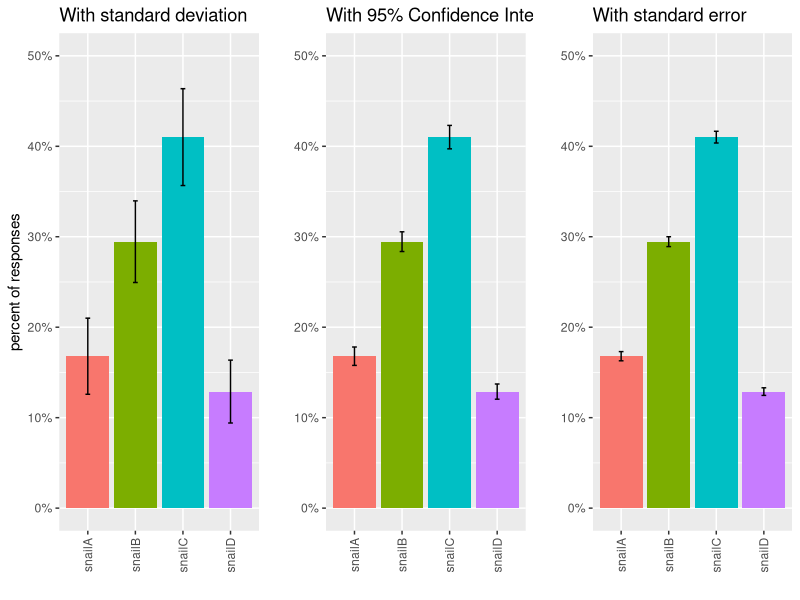

Write the R code that produced this figure.
## ---- chunk 1
library(tidyverse)
library(lme4)
library(reshape2)
## ---- chunk 2
# Multiple plot function
#
# ggplot objects can be passed in ..., or to plotlist (as a list of ggplot objects)
# - cols:   Number of columns in layout
# - layout: A matrix specifying the layout. If present, 'cols' is ignored.
#
# If the layout is something like matrix(c(1,2,3,3), nrow=2, byrow=TRUE),
# then plot 1 will go in the upper left, 2 will go in the upper right, and
# 3 will go all the way across the bottom.
#
multiplot <- function(..., plotlist=NULL, file, cols=1, layout=NULL) {
  library(grid)

  # Make a list from the ... arguments and plotlist
  plots <- c(list(...), plotlist)

  numPlots = length(plots)

  # If layout is NULL, then use 'cols' to determine layout
  if (is.null(layout)) {
    # Make the panel
    # ncol: Number of columns of plots
    # nrow: Number of rows needed, calculated from # of cols
    layout <- matrix(seq(1, cols * ceiling(numPlots/cols)),
                    ncol = cols, nrow = ceiling(numPlots/cols))
  }

 if (numPlots==1) {
    print(plots[[1]])

  } else {
    # Set up the page
    grid.newpage()
    pushViewport(viewport(layout = grid.layout(nrow(layout), ncol(layout))))

    # Make each plot, in the correct location
    for (i in 1:numPlots) {
      # Get the i,j matrix positions of the regions that contain this subplot
      matchidx <- as.data.frame(which(layout == i, arr.ind = TRUE))

      print(plots[[i]], vp = viewport(layout.pos.row = matchidx$row,
                                      layout.pos.col = matchidx$col))
    }
  }
}
## ---- chunk 3
snail <- read.csv("data/snail_race.csv",header=TRUE,as.is=TRUE)

snail %>%
  group_by(twitteruser)
## ---- chunk 4
snail %>%
  melt(measure.vars=c("snailA","snailB","snailC","snailD")) %>%
  group_by(twitteruser)
## ---- chunk 5
## Summarizes data.
## Gives count, mean, standard deviation, standard error of the mean, and confidence interval (default 95%).
##   data: a data frame.
##   measurevar: the name of a column that contains the variable to be summariezed
##   groupvars: a vector containing names of columns that contain grouping variables
##   na.rm: a boolean that indicates whether to ignore NA's
##   conf.interval: the percent range of the confidence interval (default is 95%)
summarySE <- function(data=NULL, measurevar, groupvars=NULL, na.rm=FALSE,
                      conf.interval=.95, .drop=TRUE) {
#    library(plyr)

    # New version of length which can handle NA's: if na.rm==T, don't count them
    length2 <- function (x, na.rm=FALSE) {
        if (na.rm) sum(!is.na(x))
        else       length(x)
    }

    # This does the summary. For each group's data frame, return a vector with
    # N, mean, and sd
    datac <- plyr::ddply(data, groupvars, .drop=.drop,
      .fun = function(xx, col) {
        c(N    = length2(xx[[col]], na.rm=na.rm),
          mean = mean   (xx[[col]], na.rm=na.rm),
          sd   = sd     (xx[[col]], na.rm=na.rm)
        )
      },
      measurevar
    )

    # Rename the "mean" column    
    datac <- plyr::rename(datac, c("mean" = measurevar))

    datac$se <- datac$sd / sqrt(datac$N)  # Calculate standard error of the mean

    # Confidence interval multiplier for standard error
    # Calculate t-statistic for confidence interval: 
    # e.g., if conf.interval is .95, use .975 (above/below), and use df=N-1
    ciMult <- qt(conf.interval/2 + .5, datac$N-1)
    datac$ci <- datac$se * ciMult

    return(datac)
}
## ---- chunk 6
snail %>%
  melt(measure.vars=c("snailA","snailB","snailC","snailD")) %>%
  summarySE(measurevar="value", groupvars="variable")
## ---- chunk 7
p1 <- snail %>%
  melt(measure.vars=c("snailA","snailB","snailC","snailD")) %>%
  summarySE(measurevar="value", groupvars="variable") %>%
  ggplot(aes(x=variable,y=(value/100))) +
    geom_bar(aes(fill=variable),stat="identity") +
    geom_errorbar(aes(ymin=(value-sd)/100, ymax=(value+sd)/100), colour="black", width=.1) +
    scale_y_continuous(labels=scales::percent, limits=c(0,.50)) +
    ggtitle("With standard deviation") +
    ylab("percent of responses") + xlab("") +
  theme(legend.position = "none",
           axis.text.x  = element_text(angle=90, vjust=0.5))

p2 <- snail %>%
  melt(measure.vars=c("snailA","snailB","snailC","snailD")) %>%
  summarySE(measurevar="value", groupvars="variable") %>%
  ggplot(aes(x=variable,y=(value/100))) +
    geom_bar(aes(fill=variable),stat="identity") +
    geom_errorbar(aes(ymin=(value-ci)/100, ymax=(value+ci)/100), colour="black", width=.1) +
    scale_y_continuous(labels=scales::percent, limits=c(0,.50)) +
    ggtitle("With 95% Confidence Interval") +
    ylab("") + xlab("") +
  theme(legend.position = "none",
           axis.text.x  = element_text(angle=90, vjust=0.5))

p3 <- snail %>%
  melt(measure.vars=c("snailA","snailB","snailC","snailD")) %>%
  summarySE(measurevar="value", groupvars="variable") %>%
  ggplot(aes(x=variable,y=(value/100))) +
    geom_bar(aes(fill=variable),stat="identity") +
    geom_errorbar(aes(ymin=(value-se)/100, ymax=(value+se)/100), colour="black", width=.1) +
    scale_y_continuous(labels=scales::percent, limits=c(0,.50)) +
    ggtitle("With standard error") +
    ylab("") + xlab("") +
  theme(legend.position = "none",
           axis.text.x  = element_text(angle=90, vjust=0.5))

multiplot(p1,p2,p3,cols = 3)
